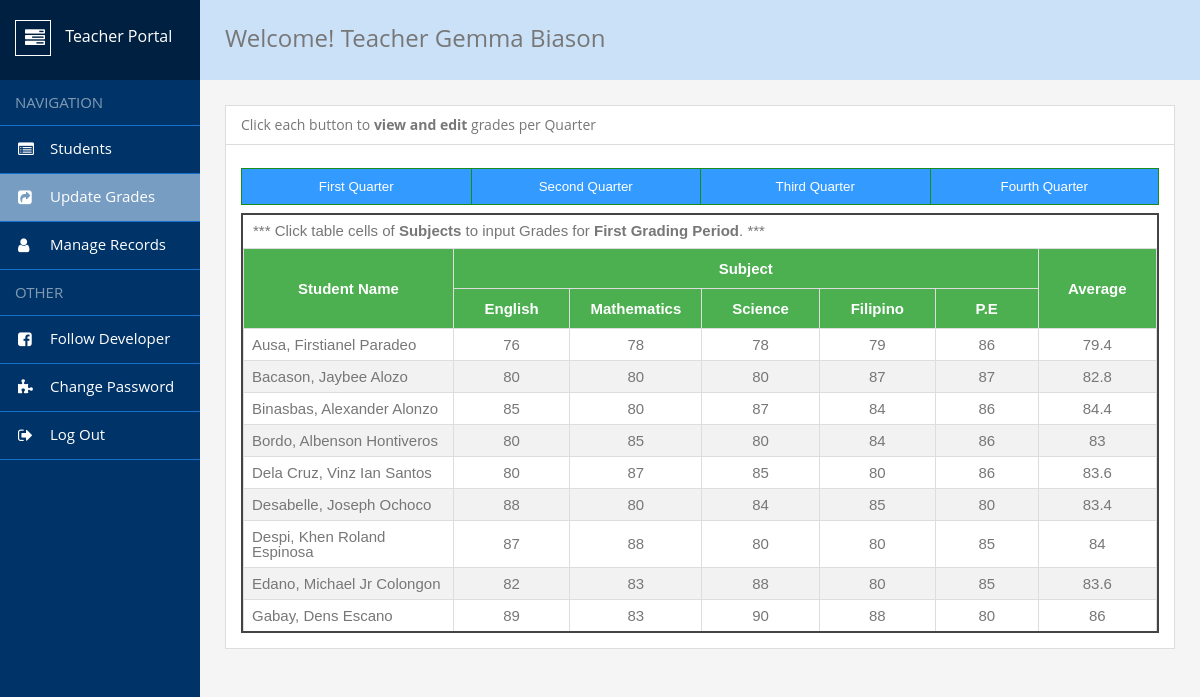
Page /admin/post-grades.php (signed in) on the committed database.
### tables this page shows
CREATE TABLE `teachers` (
  `TeacherID` int(11) NOT NULL,
  `FirstName` varchar(50) DEFAULT NULL,
  `MidName` varchar(15) DEFAULT NULL,
  `LastName` varchar(50) DEFAULT NULL,
  `GradeLevel` int(11) DEFAULT NULL,
  `Section` varchar(50) DEFAULT NULL,
  `Username` varchar(50) DEFAULT NULL,
  `Password` varchar(50) DEFAULT NULL,
  `Position` varchar(50) NOT NULL,
  `SchoolName` varchar(100) NOT NULL,
  `SchoolAddress` varchar(150) NOT NULL,
  `EmailAddress` varchar(100) NOT NULL,
  `DateJoined` date NOT NULL
);

CREATE TABLE `grades` (
  `GradeID` int(11) NOT NULL,
  `TeacherID` int(11) DEFAULT NULL,
  `StudentID` int(11) DEFAULT NULL,
  `Quarter` int(11) DEFAULT 0,
  `English` int(11) DEFAULT NULL,
  `Math` int(11) DEFAULT NULL,
  `Science` int(11) DEFAULT NULL,
  `Filipino` int(11) DEFAULT NULL,
  `PE` int(11) DEFAULT NULL,
  `Average` int(11) NOT NULL
);

CREATE TABLE `students` (
  `StudentID` int(11) NOT NULL,
  `LRN_Number` bigint(15) NOT NULL,
  `FirstName` varchar(50) DEFAULT NULL,
  `MidInitial` varchar(50) DEFAULT NULL,
  `LastName` varchar(50) DEFAULT NULL,
  `GradeLevel` int(11) DEFAULT NULL,
  `Section` varchar(50) DEFAULT NULL,
  `TeacherID` int(11) DEFAULT NULL
);

### admin/post-grades.php (the view, shortened to what this page needs)
<?php
    include("../includes/config.php");
    if(strlen($_SESSION['alogin'])==0){
        header('location: ../index.php');
    }
    else{
          $loginName = $_SESSION['alogin'];
          $sqlDis = "SELECT students.LastName, students.FirstName, students.MidInitial, teachers.Username, students.StudentID, Quarter, English, Math, Science, Filipino, PE
                    FROM grades INNER JOIN students ON grades.StudentID = students.StudentID
                    INNER JOIN teachers ON grades.TeacherID = teachers.TeacherID
                    WHERE teachers.Username = '$loginName' AND Quarter = 1;";
                    $DisResult = mysqli_query($conn, $sqlDis);
?>
<!DOCTYPE html>
<html lang="en">
<head>
    <link rel = "stylesheet" href = "assets/css/style.admin.css">
    <link rel = "stylesheet" href = "../assets/css/style.modal.css">
    <link rel = "stylesheet" href = "assets/css/modal.logout.css">
</head>
<body>
    <div class = "wrapper">
        <nav>
            <header>
                <span></span>
                    Teacher Portal
            </header>
            <ul>
                <li><span>Navigation</span></li>
                <li><a href = "index.php">Students</a></li>
                <li><a class = "active" href = "post-grades.php">Update Grades</a></li>
                <li><a href = "my-profile.php">Manage Records</a></li>
                <li><span>Other</span></li>
                <li><a href = "https://web.facebook.com/aegon.madolid/" target = "_blank">Follow Developer</a></li>
                <li><a href = "change-password.php">Change Password</a></li>
                <li><a href = "#openModal">Log Out</a>
                </li>
            </ul>
        </nav>
    <main>
        <?php
            $name = $_SESSION['alogin'];
            $NameTag = "SELECT FirstName, LastName FROM teachers WHERE Username = '$name';";
            $NameResult = mysqli_query($conn, $NameTag);
            $rowName = mysqli_fetch_assoc($NameResult);
        ?>
        <h1>Welcome! Teacher <?php echo $rowName['FirstName'] . " " . $rowName['LastName'];?></h1>
        <div class = "contents">
        <div><h2>Click each button to <strong>view and edit</strong> grades per Quarter</h2>
        <div class = "btn-group">
            <button style = "width:25%;" class="showSingle" target="1">First Quarter</button>
            <button style = "width:25%;" class="showSingle" target="2">Second Quarter</button>
            <button style = "width:25%;" class="showSingle" target="3">Third Quarter</button>
            <button style = "width:25%;" class="showSingle" target="4">Fourth Quarter</button>
        </div>
        <div id="div1" class="targetDiv1">
            <div class = "table-res">
            <table id = "customers">
                <caption>*** Click table cells of <strong>Subjects</strong> to input Grades for <strong>First Grading Period</strong>. ***</caption>
                    <tr>
                        <th rowspan = 2 class = "th-studname">Student Name</th>
                        <th colspan = 5>Subject</th>
                        <th rowspan = 2>Average</th>
                    </tr>
                    <tr>
                        <th>English</th>
                        <th>Mathematics</th>
                        <th>Science</th>
                        <th>Filipino</th>
                        <th>P.E</th>
                    </tr>
                <?php
                    while($DisRow = mysqli_fetch_assoc($DisResult)){
                        $Fname = $DisRow['FirstName'];
                        $Mname = $DisRow['MidInitial'];
                        $Lname = $DisRow['LastName'];
                        $english = $DisRow['English'];
                        $math = $DisRow['Math'];
                        $sci = $DisRow['Science'];
                        $fil = $DisRow['Filipino'];
                        $pe = $DisRow['PE'];
                        $id = $DisRow['StudentID'];
                        $rating_ave = ($english+$math+$sci+$fil+$pe)/5;
                ?>
                    <tr>
                        <td class = "StudName" contenteditable="false"><?php echo $Lname. ", " . $Fname . " " . $Mname;?></td>
                        <td><div contenteditable = "true" onBlur = "updateGrade(this,'English', '<?php echo $id;?>')" onClick = "activate(this)"><?php echo $english;?></div></td>
                        <td><div contenteditable = "true" onBlur = "updateGrade(this,'Math', '<?php echo $id;?>')" onClick = "activate(this)"><?php echo $math;?></div></td>
                        <td><div contenteditable = "true" onBlur = "updateGrade(this,'Science', '<?php echo $id;?>')" onClick = "activate(this)"><?php echo $sci;?></div></td>
                        <td><div contenteditable = "true" onBlur = "updateGrade(this,'Filipino', '<?php echo $id;?>')" onClick = "activate(this)"><?php echo $fil;?></div></td>
                        <td><div contenteditable = "true" onBlur = "updateGrade(this,'PE', '<?php echo $id;?>')" onClick = "activate(this)"><?php echo $pe;?></div></td>
                        <td><div id = "auto"><?php echo $rating_ave?></td>
                    </tr>
                <?php  } mysqli_close($conn);?>
            </table>
            </div>
    </div>
        </div>
        </div>
    </main>
    </div>
</body>
</html>
<?php } ?>

### admin/assets/css/style.admin.css (style rules this page uses)
*, *:before, *:after { margin: 0; padding: 0; box-sizing: border-box; }
*:before, *:after { content: ''; display: block; position: absolute; }
html, body { font: 15px/1 'Open Sans', sans-serif; color: #777; }
a { cursor: pointer; }
ul { list-style: none; }
.wrapper { display: flex; min-height: 100%; }
nav { width: 200px; background-color: rgb(0, 52, 104); }
nav header { position: relative; height: 80px; padding: 20px 0 0 15px; font-size: 16px; color: #fff; background-color: rgb(0, 32, 65); }
nav header span { position: relative; display: inline-block; width: 36px; height: 36px; margin: 0 10px 0 0; vertical-align: middle; border: 1px solid #fff; }
nav header span:before { content: '\f0ae'; font: normal 20px fontawesome; top: 7px; left: 9px; }
nav ul span { display: block; padding: 15px; color: rgba(255, 255, 255, .5); text-transform: uppercase; border-bottom: 1px solid rgb(19, 112, 204); }
nav ul a { position: relative; display: block; padding: 15px 15px 17px 50px; color: #fff; border-bottom: 1px solid rgb(19, 112, 204); text-decoration: none; }
nav ul a.active { background-color: rgb(120, 157, 194); }
nav ul a:before { font: normal 16px fontawesome; top: 15px; left: 18px; }
nav ul li:nth-child(2) a:before { content: '\f022'; }
nav ul li:nth-child(3) a:before { content: '\f14d'; }
nav ul li:nth-child(4) a:before { content: '\f007'; }
nav ul li:nth-child(6) a:before { content: '\f082'; }
nav ul li:nth-child(7) a:before { content: '\f12e'; }
nav ul li:nth-child(8) a:before { content: '\f08b'; }
main { height: 100vh; flex: 1; padding: 25px; background-color: #f5f5f5; }
main h1 { height: 80px; margin: -25px -25px 25px -25px; padding: 0 25px; line-height: 76px; font-size: 24px; font-weight: 400; background-color: rgb(203, 225, 247); }
.contents { display: flex; height: auto; }
.contents > div { flex: 1; margin: 0 20px 20px 0; padding: 15px; border: 1px solid #ddd; background-color: #fff; }
.contents > div:last-child { margin-right: 0; }
.contents h2 { margin: -15px -15px 15px -15px; padding: 12px 15px; font-size:14px; font-weight: 400; border-bottom: 1px solid #ddd; }

### assets/css/style.modal.css (style rules this page uses)
* { box-sizing: border-box }
button { background-color: green; color: white; padding: 14px 20px; margin: 8px 0; border: none; cursor: pointer; width: 100%; opacity: 0.9; }

### admin/post-grades.php (style rules this page uses)
#customers { font-family: "Trebuchet MS", Arial, Helvetica, sans-serif; border-collapse: collapse; overflow-x: auto; }
#customers td, #customers th { border: 1px solid #ddd; padding: 8px; text-align: center; width: 150px; }
#customers tr:nth-child(even) { background-color: #f2f2f2; }
#customers th { padding-top: 12px; padding-bottom: 12px; text-align: center; background-color: #4CAF50; color: white; }
#customers th.th-studname { width: 300px; }
#customers td.StudName { text-align: left; }
#customers caption { padding: 10px; text-align: left; width: 100%; }
.btn-group button { background-color: dodgerblue; border: 1px solid green; color: white; padding: 10px 24px; cursor: pointer; float: left; }
.btn-group:after { content: ""; clear: both; display: table; }
.btn-group button:not(:last-child) { border-right: none; }
.table-res { height:420px; width:100%; overflow-y: auto; border:2px solid #444; }

### rows in the picture
teachers: FirstName "Gemma", LastName "Biason"
grades: StudentID.LastName "Ausa", StudentID.FirstName "Firstianel", StudentID.MidInitial "Paradeo", English "76", Math "78", Science "78", Filipino "79", PE "86", rating_ave "79.4"
grades: StudentID.LastName "Bacason", StudentID.FirstName "Jaybee", StudentID.MidInitial "Alozo", English "80", Math "80", Science "80", Filipino "87", PE "87", rating_ave "82.8"
grades: StudentID.LastName "Binasbas", StudentID.FirstName "Alexander", StudentID.MidInitial "Alonzo", English "85", Math "80", Science "87", Filipino "84", PE "86", rating_ave "84.4"
grades: StudentID.LastName "Bordo", StudentID.FirstName "Albenson", StudentID.MidInitial "Hontiveros", English "80", Math "85", Science "80", Filipino "84", PE "86", rating_ave "83"
grades: StudentID.LastName "Dela Cruz", StudentID.FirstName "Vinz Ian", StudentID.MidInitial "Santos", English "80", Math "87", Science "85", Filipino "80", PE "86", rating_ave "83.6"
grades: StudentID.LastName "Desabelle", StudentID.FirstName "Joseph", StudentID.MidInitial "Ochoco", English "88", Math "80", Science "84", Filipino "85", PE "80", rating_ave "83.4"
grades: StudentID.LastName "Despi", StudentID.FirstName "Khen Roland", StudentID.MidInitial "Espinosa", English "87", Math "88", Science "80", Filipino "80", PE "85", rating_ave "84"
grades: StudentID.LastName "Edano", StudentID.FirstName "Michael Jr", StudentID.MidInitial "Colongon", English "82", Math "83", Science "88", Filipino "80", PE "85", rating_ave "83.6"
grades: StudentID.LastName "Gabay", StudentID.FirstName "Dens", StudentID.MidInitial "Escano", English "89", Math "83", Science "90", Filipino "88", PE "80", rating_ave "86"
